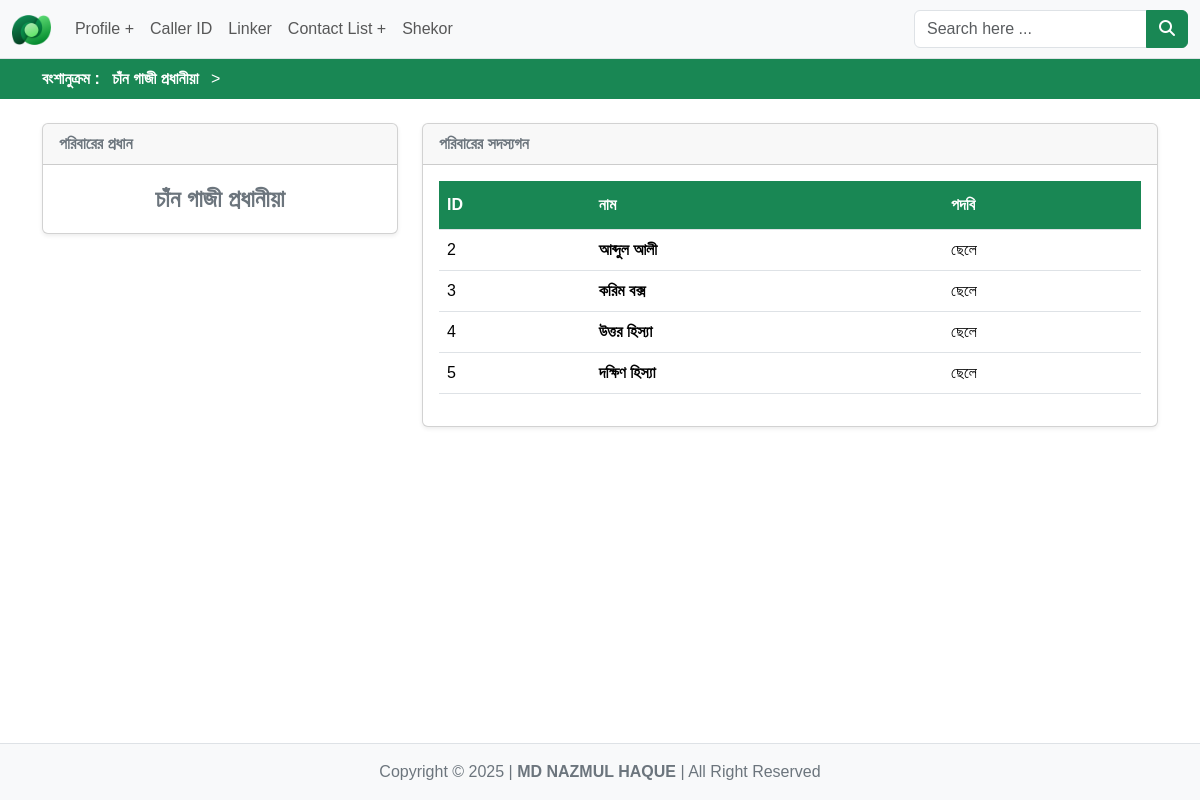
The app's page /shekor/index.php with its own data.
### tables this page shows
CREATE TABLE IF NOT EXISTS `main` (
  `id` int NOT NULL AUTO_INCREMENT,
  `name` varchar(255) NOT NULL,
  `nickName` varchar(255) NOT NULL,
  `email` varchar(255) NOT NULL,
  `phoneNumber` varchar(15) NOT NULL,
  `presentStreet` varchar(255) NOT NULL,
  `presentCity` varchar(127) NOT NULL,
  `street` varchar(255) NOT NULL,
  `_union` varchar(127) NOT NULL,
  `subDistrict` varchar(127) NOT NULL,
  `district` varchar(127) NOT NULL,
  `state` varchar(127) NOT NULL,
  `zip` int NOT NULL,
  `country` varchar(127) NOT NULL,
  `gender` tinyint(1) NOT NULL,
  `maritalStatus` tinyint(1) NOT NULL,
  `spouseID` int NOT NULL,
  `eduLevel` varchar(127) NOT NULL,
  `eduGroup` varchar(127) NOT NULL,
  `nid` int NOT NULL,
  `dob` date NOT NULL,
  `bloodGroup` varchar(3) NOT NULL,
  `occupation` varchar(255) NOT NULL,
  `religion` varchar(255) NOT NULL,
  `politicalView` varchar(255) NOT NULL,
  `fathersID` int NOT NULL,
  `mothersID` int NOT NULL,
  `fb` varchar(255) NOT NULL,
  `insta` varchar(255) NOT NULL,
  `tiktok` varchar(255) NOT NULL,
  `about` text NOT NULL,
  PRIMARY KEY (`id`)
);

### function.php (called while the page is built, shortened)
<?php
function create_connection($database = "dataverse")
{
	$servername = "localhost";
	$username = "root";
	$password = "";
	$connection = new mysqli($servername, $username, $password, $database);
	return $connection;
}
function sql_query($sql, $database = "dataverse")
{
	$connection = create_connection($database);
	$result = $connection->query($sql);
	return $result;
}

### shekor/index.php (the view, shortened to what this page needs)
<?php
$cid = $_GET["id"];
$result = sql_query("SELECT * FROM `main` WHERE id = " . $cid . ";");
if ($result->num_rows > 0) {
    while ($row = $result->fetch_assoc()) {
        $own = $row;
        $gen_series = array($row);
    }
} else {
    echo "0 results - Own Data";
}
$gen_series = array_reverse($gen_series);
if ($own["gender"] == 0) {
    $result = sql_query("SELECT * FROM `main` WHERE mothersID = " . $own["id"] . " ORDER BY id ASC;");
} else {
    $result = sql_query("SELECT * FROM `main` WHERE fathersID = " . $own["id"] . " ORDER BY id ASC;");
}
if ($result->num_rows > 0) {
    while ($row = $result->fetch_assoc()) {
        if ($row["gender"] == 0) {
            $row["Gender"] = "মেয়ে";
        } else {
            $row["Gender"] = "ছেলে";
        }
        $family[] = $row;
    }
    $family_table_head =<<<HTML
        <tr>
            <th>ID</th>
            <th>নাম</th>
            <th>পদবি</th>
        </tr>
    HTML;
    $family_table_rows = "";
    foreach ($family as $family_member) {
        $family_member_name = full_name($family_member);
        $family_member_name = "<a href=\"?id={$family_member["id"]}\">$family_member_name</a>";
        $family_table_rows .= <<<HTML
            <tr>
                <td>{$family_member["id"]}</td>
                <td>$family_member_name</a></td>
                <td>{$family_member["Gender"]}</td>
            </tr>
        HTML;
    }
    $family_table = <<<HTML
        <table class="table table-hover">
            $family_table_head
            $family_table_rows
        </table>
    HTML;
}
$gen_members = "";
foreach ($gen_series as $gen_member) {
    $gen_memeber_name = "<a href=\"?id={$gen_member["id"]}\">{$gen_member["name"]}</a>";
    $gen_members .= "$gen_memeber_name <span>></span>";
}
$section_generation_series = <<<HTML
    <section id="generation-series">
        <div class="container">
            <div class="text-white"><span class="fw-bold">বংশানুক্রম :</span>
                $gen_members
            </div>
        </div>
    </section>
HTML;
$link = profile_link($own["id"]);
$section_family = <<<HTML
    <section id="family">
        <div class="container">
            <div class="row">
                <div class="col-md-4">
                    <div class="family-head">
                        <div class="card">
                            <div class="card-header">পরিবারের প্রধান</div>
                            <div class="card-body">
                                <div class="name fw-bold fs-4 text-center">
                                    <a class="text-decoration-none text-secondary text-hover-warning" href="$link">{$own["name"]}</a>
                                </div>
                            </div>
                        </div>
                    </div>
                </div>
                <div class="col-md-8">
                    <div class="family-member">
                        <div class="card">
                            <div class="card-header">পরিবারের সদস্যগন</div>
                            <div class="card-body">
                                $family_table
                            </div>
                        </div>
                    </div>
                </div>
            </div>
        </div>
    </section>
HTML;
$main_sectoin = <<<HTML
    <main>
        $section_generation_series
        $section_family
    </main>
HTML;
?>
<!DOCTYPE html>
<html lang="en">
<head>
    <?php echo meta_links(); ?>
</head>
<body>
    <?php echo page_header(); ?>
    <?php echo $main_sectoin; ?>
    <?php echo page_footer(); ?>
</body>
</html>

### assets/custom/css/style.css (style rules this page uses)
:root { --container-box: 44rem; }
* { box-sizing: border-box; margin: 0; padding: 0; }
body { font-family: Arial, Helvetica, sans-serif; position: relative; min-height: 89vh; }
a { font-weight: bold; text-decoration: none; color: var(--bs-info); }
section { margin-bottom: var(--bs-gutter-x); }
.card { box-shadow: var(--bs-box-shadow-sm); margin-top: var(--bs-gutter-x); margin-bottom: 0; margin-left: auto; margin-right: auto; }
.card .card-header { font-weight: bold; color: var(--bs-secondary); }
#generation-series { background-color: var(--bs-success); padding: 0.5rem 0; }
#generation-series a { text-decoration: none; color: inherit; margin: 0 0.5rem; }
#family .family-head, #family .family-member { margin-top: var(--bs-gutter-x); }
#family table th { padding-top: 12px; padding-bottom: 12px; background-color: var(--bs-success); color: white; }
#family table tr td a { text-decoration: none; color: inherit; }

### records on screen
main: name "চাঁন গাজী প্রধানীয়া"
main: id "2", name "আব্দুল আলী", Gender "ছেলে"
main: id "3", name "করিম বক্স", Gender "ছেলে"
main: id "4", name "উত্তর হিস্যা", Gender "ছেলে"
main: id "5", name "দক্ষিণ হিস্যা", Gender "ছেলে"
